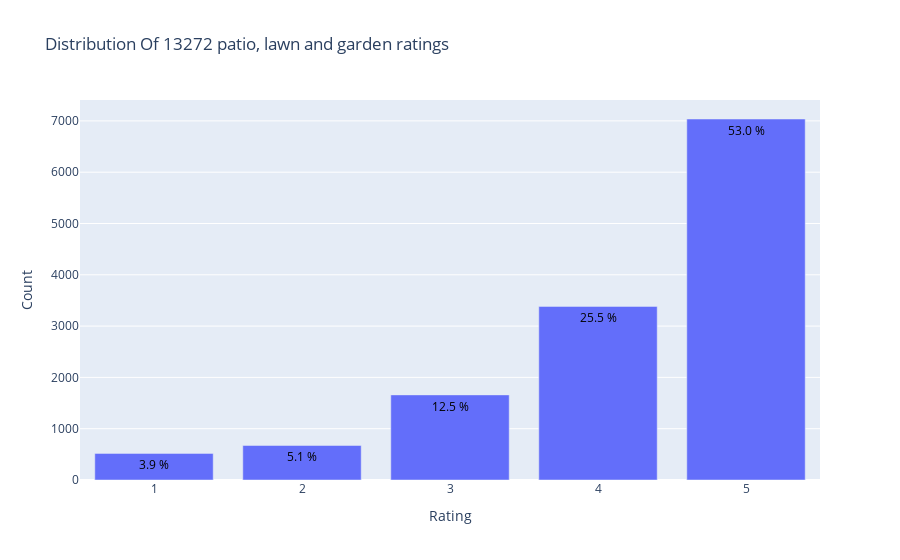

The cell this chart's notebook holds for it:
### Code cell
from plotly.offline import init_notebook_mode, plot, iplot
import plotly.graph_objs as go
init_notebook_mode(connected=True)

# Count the number of times each rating appears in the dataset
data = df['overall'].value_counts().sort_index(ascending=False)

# Create the histogram
trace = go.Bar(x = data.index,
               text = ['{:.1f} %'.format(val) for val in (data.values / df.shape[0] * 100)],
               textposition = 'auto',
               textfont = dict(color = '#000000'),
               y = data.values,
               )
# Create layout
layout = dict(title = 'Distribution Of {} patio, lawn and garden ratings'.format(df.shape[0]),
              xaxis = dict(title = 'Rating'),
              yaxis = dict(title = 'Count'))
# Create plot
fig = go.Figure(data=[trace], layout=layout)
iplot(fig)

### Figure 1 — Plotly figure (JSON) as saved in the notebook; plotly's stock layout.template omitted (floating-point values rounded to 4 significant figures)
{"data": [{"text": ["53.0 %", "25.5 %", "12.5 %", "5.1 %", "3.9 %"], "textfont": {"color": "#000000"}, "textposition": "auto", "type": "bar", "x": [5, 4, 3, 2, 1], "y": [7037, 3384, 1659, 673, 519]}], "layout": {"title": {"text": "Distribution Of 13272 patio, lawn and garden ratings"}, "xaxis": {"title": {"text": "Rating"}}, "yaxis": {"title": {"text": "Count"}}}}
